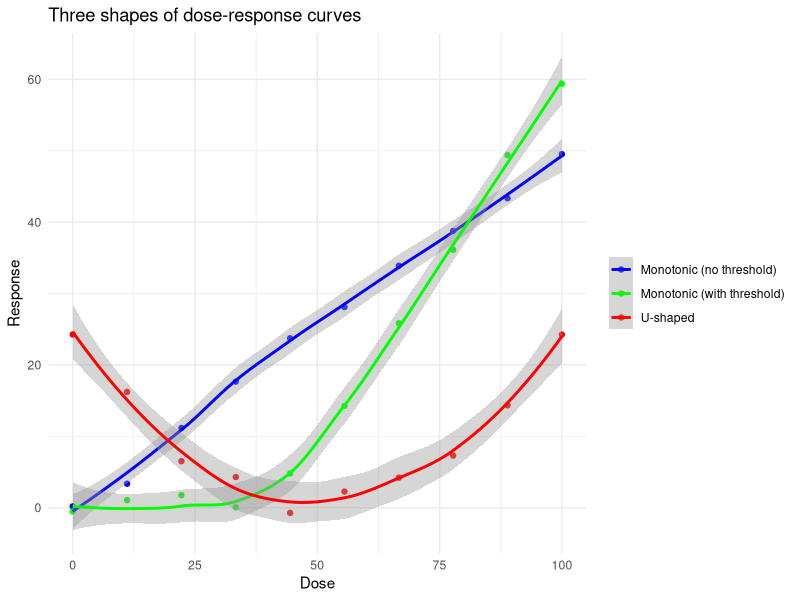

R code for this plot:
## ---- chunk 1
# Load necessary library
library(ggplot2)

# Create example data for each type of dose-response curve
dose <- seq(0, 100, length.out=10)

# Monotonic increasing without threshold
response_mono_no_thresh <- 0.5 * dose + rnorm(length(dose), 0, 1)

# Monotonic increasing with threshold
threshold <- 40
response_mono_with_thresh <- ifelse(dose > threshold, 1 * (dose - threshold), 0) + rnorm(length(dose), 0, 1)

# U-shaped dose-response curve
response_u_shape <- 1 * (dose - 50)^2 / 100  + rnorm(length(dose), 0, 1)

# Create a data frame to hold the data
data <- data.frame(
  dose = rep(dose, 3),
  response = c(response_mono_no_thresh, response_mono_with_thresh, response_u_shape),
  type = rep(c("Monotonic (no threshold)", "Monotonic (with threshold)", "U-shaped"), each = length(dose))
)

# Plot the dose-response curves using ggplot2
ggplot(data, aes(x = dose, y = response, color = type)) +
  # geom_line(linewidth = 1) +
  geom_point()+
  geom_smooth()+
  labs(title = "Dose-Response Curves", x = "Dose", y = "Response") +
  theme_minimal() +
  scale_color_manual(values = c("blue", "green", "red")) +
  theme(legend.title = element_blank())+
  labs(title = "Three shapes of dose-response curves")
